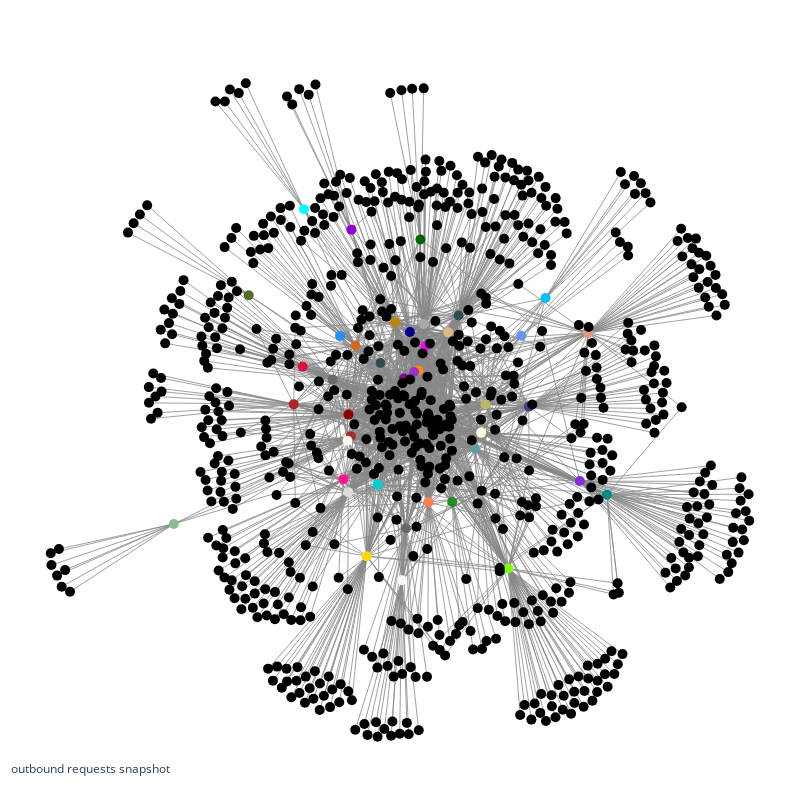

Write notebook code for a chart like this one.
### Code cell
engine = Graph_Viz_Engine(
    graph=G,
    pos=pos,
    node_cmap=cmap
)
engine.fig.show()

### Figure 1 — Plotly figure (JSON) as saved in the notebook; plotly's stock layout.template omitted (floating-point values rounded to 4 significant figures; data arrays with more than 128 entries replaced by an {"elided": "..."} marker saying what was removed)
{"data": [{"hoverinfo": "text", "line": {"color": "#888", "width": 0.8}, "mode": "lines", "text": {"elided": "1924 str values"}, "type": "scatter", "x": {"elided": "5772 float values"}, "y": {"elided": "5772 float values"}}, {"hoverinfo": "text", "marker": {"color": {"elided": "803 str values"}, "size": 10}, "mode": "markers", "text": {"elided": "803 str values"}, "type": "scatter", "x": {"elided": "803 float values"}, "y": {"elided": "803 float values"}}], "layout": {"annotations": [{"showarrow": false, "text": "outbound requests snapshot", "x": 0.005, "xref": "paper", "y": 0.002, "yref": "paper"}], "height": 800, "hovermode": "closest", "margin": {"b": 20, "l": 5, "r": 5, "t": 40}, "showlegend": false, "title": {"font": {"size": 16}}, "width": 800, "xaxis": {"showgrid": false, "showticklabels": false, "zeroline": false}, "yaxis": {"showgrid": false, "showticklabels": false, "zeroline": false}}}
